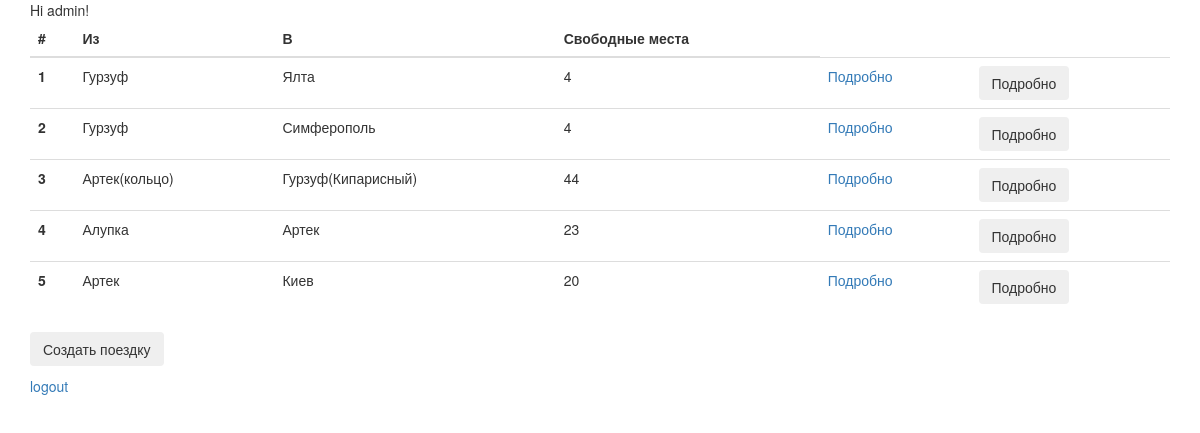
The app's page / (signed in) with its own data.
### blabla/models.py (models this page shows, shortened)
class Trip(models.Model):
  creator = models.IntegerField("Заявитель", default=0)
  trip_from = models.CharField("Место отправления:",max_length=30)
  trip_to = models.CharField("Место прибытия:",max_length=30)
  datetime = models.DateTimeField("Время отбытия")
  free_seats = models.IntegerField("Свободные места:")
  car = models.CharField("Машина:",max_length=30)
  users = models.ManyToManyField(User,blank=True)

### blabla/views.py (the view)
# urls.py: path('', views.home, name='home'),
def home(request):
  trips = Trip.objects.all()
  return render(request, 'blabla/home.html',{'trips':trips})

### blabla/templates/blabla/home.html (shortened to what this page needs)
{% extends 'base.html' %}
{% block content %}
{% if user.is_authenticated %}
  Hi {{ user.username }}!
<table class="table">
  <thead>
    <tr>
      <th scope="col">#</th>
      <th scope="col">Из</th>
      <th scope="col">В</th>
      <th scope="col">Свободные места</th>
    </tr>
  </thead>
  <tbody>
  {% for trip in trips %}
  <tr>
    <th scope="row"> {{ trip.pk }}</th>
    <td> {{ trip.trip_from }}</td>
    <td> {{ trip.trip_to }}</td>
    <td> {{ trip.free_seats }}</td>
    <td><a href='detail/{{ trip.pk }}'>Подробно</a></td>
     <td> <button class="btn" onclick="location.href='/detail/{{ trip.pk }}'">Подробно</td>
  </tr>
  {% endfor %}
  </tbody>
</table>
  <p>
    <button class="btn" onclick="location.href='create/'">Создать поездку</button>
</p>
  <p><a href="{% url 'logout' %}">logout</a></p>
{% else %}
  <p>You are not logged in</p>
  <a href="{% url 'login' %}">login</a>
{% endif %}
{% endblock %}

### records on screen
Trip: pk "1", trip_from "Гурзуф", trip_to "Ялта", free_seats "4"
Trip: pk "2", trip_from "Гурзуф", trip_to "Симферополь", free_seats "4"
Trip: pk "3", trip_from "Артек(кольцо)", trip_to "Гурзуф(Кипарисный)", free_seats "44"
Trip: pk "4", trip_from "Алупка", trip_to "Артек", free_seats "23"
Trip: pk "5", trip_from "Артек", trip_to "Киев", free_seats "20"

### other values on screen
{{ user.username }} "admin"
